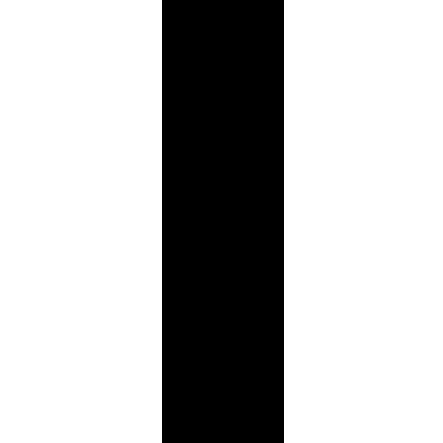
#> input picture pics/Blackline.png, 443 x 443 px, found by its file name
$ python genetic.py   (older library calls are emulated)
#> lines starting #> are read from the running program, lines starting #| are printed output that depends on the picture; after the words box and inside, x2 and y2 are one past the last pixel; in counts of white or black regions, pixels touching at a corner belong together
from random import choices
from PIL import Image, ImageDraw, ImageTk
from tkinter import Tk, Canvas
import numpy as np
import math
import time

Rc = 15									# canvas radius in cm
t = 0.1									# thread weight in cm
Z = int(2 * (Rc / t))					# number of pixels in diameter (resolution)
m = 10									# number of pins
angle_step = 360 / m								# angle step for pins in degrees
L_min = 2								# min pin to be connected, conn min length = 1 if all connections needed
N = int(m * (m - 2 * L_min + 1) / 2)	# number of all possible connections

# genome is a random connections
genome_length = N
polpulation_size = 5

def generate_genome(genome_length: int):
	return choices([0, 1], k=genome_length)

def generate_population(size: int, genome_length: int):
	return [generate_genome(genome_length) for _ in range(size)]

def draw_connection(pin_1, pin_2, res):
	xk = math.floor(Z/2 + (Z - 2)/2 * np.cos(np.radians(pin_1 * angle_step)))
	yk = math.floor(Z/2 + (Z - 2)/2 * np.sin(np.radians(pin_1 * angle_step)))

	xn = math.floor(Z/2 + (Z - 2)/2 * np.cos(np.radians(pin_2 * angle_step)))
	yn = math.floor(Z/2 + (Z - 2)/2 * np.sin(np.radians(pin_2 * angle_step)))

	intensity = 255 #levels of intensity

	dx = xk - xn
	dy = yk - yn

	# color pin_coords black
	res[yk][xk] = 0
	res[yn][xn] = 0

	curInt = intensity

	# vertical line
	if (dx == 0):
		sy = np.sign(yk - yn)
		y = yn
		while (y != yk):
			if (res[y][xn] <= curInt):
				res[y][xn] = 0
			else:
				res[y][xn] -= curInt
			y += sy

	# horizontal line
	elif (dy == 0):
		sx = np.sign(xk - xn)
		x = xn
		while (x != xk):
			if (res[yn][x] <= curInt):
				res[yn][x] = 0
			else:
				res[yn][x] -= curInt
			x += sx

	# m < 1
	elif (abs(dy) <= abs(dx)):
		if (dx < 0):
			xk, xn = xn, xk
			yk, yn = yn, yk
			dx = -dx
			dy = -dy
		m = dy / dx

		yi = yn + m
		for x in range (xn + 1, xk, 1):
			curInt = intensity - (yi % 1) * intensity
			if res[math.floor(yi)][x] <= curInt:
				res[math.floor(yi)][x] = 0
			else:
				res[math.floor(yi)][x] -= curInt
			if (curInt != intensity):
				curInt = intensity - curInt
				if res[math.floor(yi)+1][x] <= curInt:
					res[math.floor(yi)+1][x] = 0
				else:
					res[math.floor(yi)+1][x] -= curInt
			yi = yi + m
	# m > 1
	else:
		if (dy < 0):
			xn, xk = xk, xn
			yn, yk = yk, yn

			dy = -dy
			dx = -dx

		m = dx / dy

		xi = xn + m
		for y in range (yn + 1, yk, 1):
			curInt =  intensity - (xi % 1) * intensity
			if res[y][math.floor(xi)] <= curInt:
				res[y][math.floor(xi)] = 0
			else:
				res[y][math.floor(xi)] -= curInt
			if (curInt != intensity):
				curInt = intensity - curInt
				if (res[y][math.floor(xi)+1] <= curInt):
					res[y][math.floor(xi)+1] = 0
				else:
					res[y][math.floor(xi)+1] -= curInt
			xi = xi + m

def show_any_img(nparr, root, canvas):
	w = len(nparr) / 2
	image = ImageTk.PhotoImage(Image.fromarray(nparr))
	imagesprite = canvas.create_image(w, w, image=image)
	canvas.pack()
	root.update()


def image_parse(image_path_in, image_path_out, Z):
	# load
#> called with image_path_in = '/mnt/c/diplom/myrepo/pics/Blackline.png', Z = 300
	image = Image.open(image_path_in)
#> image is the input picture: PIL image 443x443 RGB; 72.5% white; 1 black region, box (x1, y1, x2, y2) and area: (162, 0, 284, 443) 54046
	# square crop
	if image.size[0] < image.size[1]:
		side = image.size[0]
	else:
		side = image.size[1]
#> side = 443
	left = (image.size[0] - side) / 2
#> left = 0
	top = (image.size[1] - side) / 2
#> top = 0
	right = (image.size[0] + side) / 2
#> right = 443
	bottom = (image.size[1] + side) / 2
#> bottom = 443
	image = image.crop((left, top, right, bottom))
	# greyscale
	image = image.convert('L')
	nparr = np.array(image)
	min = np.amin(nparr)
#> min = 0
	max = np.amax(nparr)
#> max = 255
	nparr = np.rint((nparr - min) / (max - min) * 255).astype(np.uint8)
	image = Image.fromarray(nparr)
	# restore matching resolution
	image = image.resize((Z, Z), Image.ANTIALIAS)
#> image: PIL image 300x300 L
	# circle crop
	circlecrop = Image.new('L', [Z, Z], 255)
#> circlecrop: PIL image 300x300 L; every value is 255
	circle = ImageDraw.Draw(circlecrop)
	circle.pieslice([1, 1, Z - 1, Z - 1], 0, 360, fill=0)
	npcrop = np.array(circlecrop)
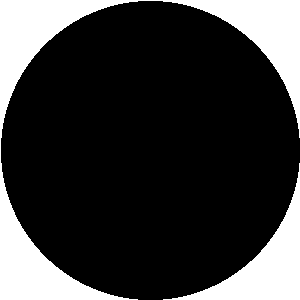
#> npcrop: shape (300, 300); 22% white; 2 white regions, box (x1, y1, x2, y2) and area: (0, 0, 300, 300) 15005, (163, 163, 300, 300) 4802
	img = np.asarray(image).copy()
	img[npcrop == 255] = 255
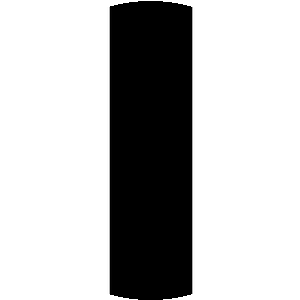
#> img: shape (300, 300); min 0, max 255, mean 185.9
	#save
	Image.fromarray(img).save(image_path_out)
	# Image.fromarray(img).show()
	return img

def fitness(genome, N, m, img):
	assert(len(genome) == N)
	res = np.full_like(img, 255)
	error = 0

	pin_1 = 0
	pin_2 = 2
	for conn_index in range(N):
		pin_2 += 1
		if (pin_2 == m - 1):
			pin_1 += 1
			pin_2 = pin_1 + 2
		if (genome[conn_index]):
			draw_connection(pin_1, pin_2, res)
	error = np.sum(np.subtract(img, res))
	return error, res


filename_in = '/mnt/c/diplom/myrepo/pics/Blackline.png'
filname_gr = '/mnt/c/diplom/myrepo/pics/Blackline_gr.png'

# root = Tk()
# canvas = Canvas(root,width=Z,height=Z)
# canvas.pack()

img = image_parse(filename_in, filname_gr, Z)
for i in range(5):
	g1 = generate_genome(genome_length)
	start = time.time()
	fit, res = fitness(g1, N, m, img)
	end = time.time()
	print(fit)
	print(f'{i}: time = {end - start}')
#> this loop made 5 passes
#> (error in fitness, fit) on passes 1 to 5: (1245716, 1245716), (1142182, 1142182), (1443344, 1443344), (1095808, 1095808), (1048777, 1048777)
#| 1245716
#| 1142182
#| 1443344
#| 1095808
#| 1048777
#> pass 1, `fit, res = fitness(g1, N, m, img)`:
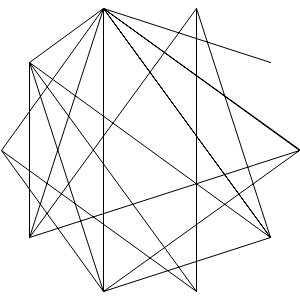
#> res: shape (300, 300); min 0, max 255, mean 243.4
#> pass 2, `fit, res = fitness(g1, N, m, img)`:
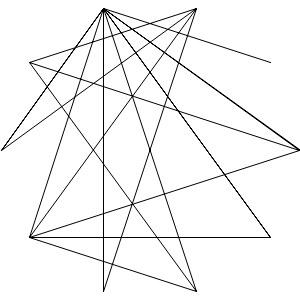
#> res: shape (300, 300); min 0, max 255, mean 244.1
#> pass 3, `fit, res = fitness(g1, N, m, img)`:
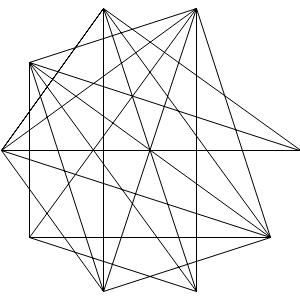
#> res: shape (300, 300); min 0, max 255, mean 241
	# show_any_img(res, root, canvas)
	# time.sleep(3)

# root.mainloop()

$ run again, with pics/95.png copied over pics/Blackline.png
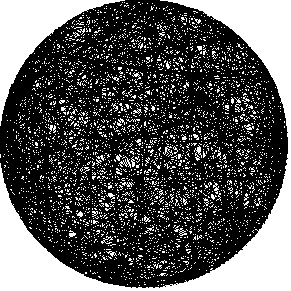
#> input picture pics/95.png, 291 x 291 px, found by its file name
#> in image_parse, image is the input picture: PIL image 291x291 RGB; 33.6% white; 3445 white regions (3411 under 20 px), largest, box (x1, y1, x2, y2) and area: (0, 0, 291, 291) 15082, (0, 0, 125, 126) 4314, (194, 145, 202, 161) 55
#> min = 0
#> max = 255
#> in image_parse, `image = image.resize((Z, Z), Image.ANTIALIAS)`:
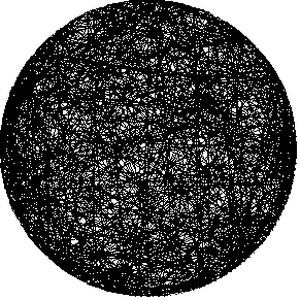
#> image: PIL image 300x300 L; min 0, max 255, mean 89.4
#> circlecrop: PIL image 300x300 L; every value is 255
#> npcrop: shape (300, 300); 22% white; 2 white regions, box (x1, y1, x2, y2) and area: (0, 0, 300, 300) 15005, (163, 163, 300, 300) 4802
#> in image_parse, `img[npcrop == 255] = 255`:
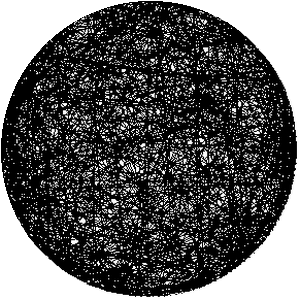
#> img: shape (300, 300); 1.39% of pixels changed, all inside (x1, y1, x2, y2) = (0, 0, 290, 294)
#> the loop `for i in range(5):` made 5 passes
#> (error in fitness, fit) on passes 1 to 5: (3182785, 3182785), (3149139, 3149139), (3284157, 3284157), (3213101, 3213101), (3192950, 3192950)
#> (printed output is left out)
